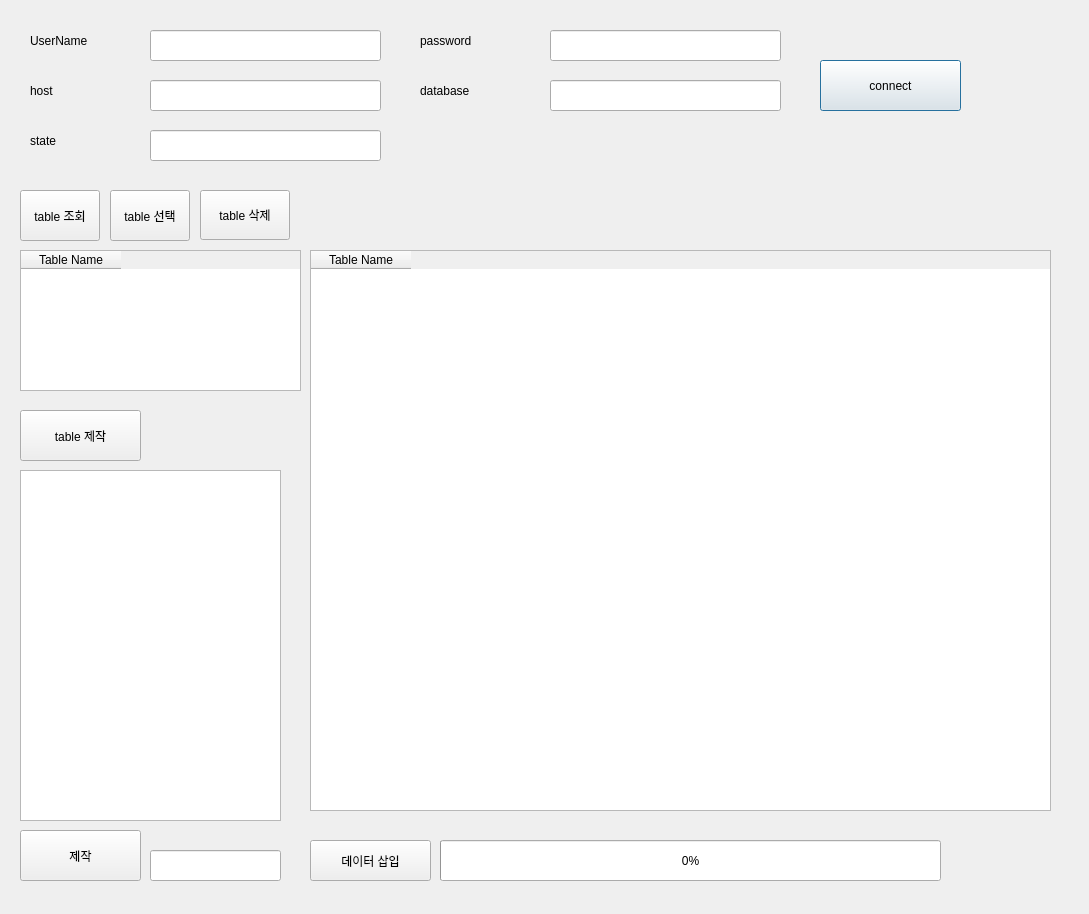
<?xml version="1.0" encoding="UTF-8"?>
<ui version="4.0">
 <class>Dialog</class>
 <widget class="QDialog" name="Dialog">
  <property name="geometry">
   <rect>
    <x>0</x>
    <y>0</y>
    <width>1089</width>
    <height>914</height>
   </rect>
  </property>
  <property name="windowTitle">
   <string>Dialog</string>
  </property>
  <widget class="QPushButton" name="btnConnect">
   <property name="geometry">
    <rect>
     <x>820</x>
     <y>60</y>
     <width>141</width>
     <height>51</height>
    </rect>
   </property>
   <property name="text">
    <string>connect</string>
   </property>
  </widget>
  <widget class="QLabel" name="userName">
   <property name="geometry">
    <rect>
     <x>30</x>
     <y>20</y>
     <width>111</width>
     <height>41</height>
    </rect>
   </property>
   <property name="text">
    <string>UserName</string>
   </property>
  </widget>
  <widget class="QLabel" name="host">
   <property name="geometry">
    <rect>
     <x>30</x>
     <y>70</y>
     <width>111</width>
     <height>41</height>
    </rect>
   </property>
   <property name="text">
    <string>host</string>
   </property>
  </widget>
  <widget class="QLabel" name="database">
   <property name="geometry">
    <rect>
     <x>420</x>
     <y>70</y>
     <width>111</width>
     <height>41</height>
    </rect>
   </property>
   <property name="text">
    <string>database</string>
   </property>
  </widget>
  <widget class="QLineEdit" name="Uname_line">
   <property name="geometry">
    <rect>
     <x>150</x>
     <y>30</y>
     <width>231</width>
     <height>31</height>
    </rect>
   </property>
  </widget>
  <widget class="QLineEdit" name="Uhost_line">
   <property name="geometry">
    <rect>
     <x>150</x>
     <y>80</y>
     <width>231</width>
     <height>31</height>
    </rect>
   </property>
  </widget>
  <widget class="QLineEdit" name="Udatabase_line">
   <property name="geometry">
    <rect>
     <x>550</x>
     <y>80</y>
     <width>231</width>
     <height>31</height>
    </rect>
   </property>
  </widget>
  <widget class="QLineEdit" name="state_line">
   <property name="geometry">
    <rect>
     <x>150</x>
     <y>130</y>
     <width>231</width>
     <height>31</height>
    </rect>
   </property>
   <property name="readOnly">
    <bool>true</bool>
   </property>
  </widget>
  <widget class="QLabel" name="state">
   <property name="geometry">
    <rect>
     <x>30</x>
     <y>120</y>
     <width>111</width>
     <height>41</height>
    </rect>
   </property>
   <property name="text">
    <string>state</string>
   </property>
  </widget>
  <widget class="QLabel" name="Upassword">
   <property name="geometry">
    <rect>
     <x>420</x>
     <y>20</y>
     <width>111</width>
     <height>41</height>
    </rect>
   </property>
   <property name="text">
    <string>password</string>
   </property>
  </widget>
  <widget class="QLineEdit" name="Upassword_line">
   <property name="geometry">
    <rect>
     <x>550</x>
     <y>30</y>
     <width>231</width>
     <height>31</height>
    </rect>
   </property>
  </widget>
  <widget class="QPushButton" name="btnSee">
   <property name="geometry">
    <rect>
     <x>20</x>
     <y>190</y>
     <width>80</width>
     <height>51</height>
    </rect>
   </property>
   <property name="text">
    <string>table 조회</string>
   </property>
  </widget>
  <widget class="QTableWidget" name="tableWidget">
   <property name="geometry">
    <rect>
     <x>20</x>
     <y>250</y>
     <width>281</width>
     <height>141</height>
    </rect>
   </property>
   <column>
    <property name="text">
     <string>Table Name</string>
    </property>
   </column>
  </widget>
  <widget class="QPushButton" name="btnTable">
   <property name="geometry">
    <rect>
     <x>110</x>
     <y>190</y>
     <width>80</width>
     <height>51</height>
    </rect>
   </property>
   <property name="text">
    <string>table 선택</string>
   </property>
  </widget>
  <widget class="QLabel" name="se_ta">
   <property name="geometry">
    <rect>
     <x>300</x>
     <y>200</y>
     <width>111</width>
     <height>41</height>
    </rect>
   </property>
   <property name="text">
    <string/>
   </property>
  </widget>
  <widget class="QTableWidget" name="show_table">
   <property name="geometry">
    <rect>
     <x>310</x>
     <y>250</y>
     <width>741</width>
     <height>561</height>
    </rect>
   </property>
   <column>
    <property name="text">
     <string>Table Name</string>
    </property>
   </column>
  </widget>
  <widget class="QPushButton" name="btnMkTable">
   <property name="geometry">
    <rect>
     <x>20</x>
     <y>410</y>
     <width>121</width>
     <height>51</height>
    </rect>
   </property>
   <property name="text">
    <string>table 제작</string>
   </property>
  </widget>
  <widget class="QPushButton" name="btnInsert">
   <property name="geometry">
    <rect>
     <x>310</x>
     <y>840</y>
     <width>121</width>
     <height>41</height>
    </rect>
   </property>
   <property name="text">
    <string>데이터 삽입</string>
   </property>
  </widget>
  <widget class="QTextEdit" name="textEdit">
   <property name="geometry">
    <rect>
     <x>20</x>
     <y>470</y>
     <width>261</width>
     <height>351</height>
    </rect>
   </property>
   <property name="readOnly">
    <bool>true</bool>
   </property>
  </widget>
  <widget class="QPushButton" name="make_it">
   <property name="geometry">
    <rect>
     <x>20</x>
     <y>830</y>
     <width>121</width>
     <height>51</height>
    </rect>
   </property>
   <property name="text">
    <string>제작</string>
   </property>
  </widget>
  <widget class="QPushButton" name="btnDel">
   <property name="geometry">
    <rect>
     <x>200</x>
     <y>190</y>
     <width>90</width>
     <height>50</height>
    </rect>
   </property>
   <property name="text">
    <string>table 삭제</string>
   </property>
  </widget>
  <widget class="QLineEdit" name="state_line_2">
   <property name="geometry">
    <rect>
     <x>150</x>
     <y>850</y>
     <width>131</width>
     <height>31</height>
    </rect>
   </property>
   <property name="readOnly">
    <bool>true</bool>
   </property>
  </widget>
  <widget class="QProgressBar" name="progressBar">
   <property name="geometry">
    <rect>
     <x>440</x>
     <y>840</y>
     <width>501</width>
     <height>41</height>
    </rect>
   </property>
   <property name="maximum">
    <number>100</number>
   </property>
   <property name="value">
    <number>0</number>
   </property>
  </widget>
  <widget class="QLabel" name="label">
   <property name="geometry">
    <rect>
     <x>960</x>
     <y>840</y>
     <width>67</width>
     <height>31</height>
    </rect>
   </property>
   <property name="text">
    <string/>
   </property>
  </widget>
 </widget>
 <resources/>
 <connections/>
</ui>
